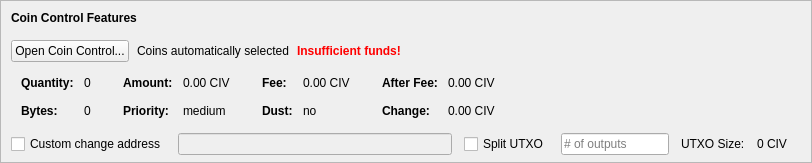
    <widget class="QFrame" name="frameCoinControl">
     <property name="sizePolicy">
      <sizepolicy hsizetype="Expanding" vsizetype="Expanding">
       <horstretch>0</horstretch>
       <verstretch>0</verstretch>
      </sizepolicy>
     </property>
     <property name="maximumSize">
      <size>
       <width>16777215</width>
       <height>16777215</height>
      </size>
     </property>
     <property name="frameShape">
      <enum>QFrame::StyledPanel</enum>
     </property>
     <property name="frameShadow">
      <enum>QFrame::Sunken</enum>
     </property>
     <layout class="QVBoxLayout" name="verticalLayoutCoinControl2">
      <property name="spacing">
       <number>0</number>
      </property>
      <property name="leftMargin">
       <number>0</number>
      </property>
      <property name="topMargin">
       <number>0</number>
      </property>
      <property name="rightMargin">
       <number>0</number>
      </property>
      <property name="bottomMargin">
       <number>6</number>
      </property>
      <item>
       <layout class="QVBoxLayout" name="verticalLayoutCoinControl" stretch="0,0,0,0,1">
        <property name="spacing">
         <number>0</number>
        </property>
        <property name="leftMargin">
         <number>10</number>
        </property>
        <property name="topMargin">
         <number>10</number>
        </property>
        <item>
         <layout class="QHBoxLayout" name="horizontalLayoutCoinControl1">
          <property name="bottomMargin">
           <number>15</number>
          </property>
          <item>
           <widget class="QLabel" name="labelCoinControlFeatures">
            <property name="sizePolicy">
             <sizepolicy hsizetype="Preferred" vsizetype="Maximum">
              <horstretch>0</horstretch>
              <verstretch>0</verstretch>
             </sizepolicy>
            </property>
            <property name="font">
             <font>
              <weight>75</weight>
              <bold>true</bold>
             </font>
            </property>
            <property name="styleSheet">
             <string notr="true">font-weight:bold;</string>
            </property>
            <property name="text">
             <string>Coin Control Features</string>
            </property>
           </widget>
          </item>
         </layout>
        </item>
        <item>
         <layout class="QHBoxLayout" name="horizontalLayoutCoinControl2" stretch="0,0,0,0">
          <property name="spacing">
           <number>8</number>
          </property>
          <property name="bottomMargin">
           <number>10</number>
          </property>
          <item>
           <widget class="QPushButton" name="pushButtonCoinControl">
            <property name="styleSheet">
             <string notr="true"/>
            </property>
            <property name="text">
             <string>Open Coin Control...</string>
            </property>
            <property name="autoDefault">
             <bool>false</bool>
            </property>
           </widget>
          </item>
          <item>
           <widget class="QLabel" name="labelCoinControlAutomaticallySelected">
            <property name="text">
             <string>Coins automatically selected</string>
            </property>
            <property name="margin">
             <number>5</number>
            </property>
           </widget>
          </item>
          <item>
           <widget class="QLabel" name="labelCoinControlInsuffFunds">
            <property name="font">
             <font>
              <weight>75</weight>
              <bold>true</bold>
             </font>
            </property>
            <property name="styleSheet">
             <string notr="true">color:red;font-weight:bold;</string>
            </property>
            <property name="text">
             <string>Insufficient funds!</string>
            </property>
            <property name="margin">
             <number>5</number>
            </property>
           </widget>
          </item>
          <item>
           <spacer name="horizontalSpacerCoinControl">
            <property name="orientation">
             <enum>Qt::Horizontal</enum>
            </property>
            <property name="sizeHint" stdset="0">
             <size>
              <width>40</width>
              <height>1</height>
             </size>
            </property>
           </spacer>
          </item>
         </layout>
        </item>
        <item>
         <widget class="QWidget" name="widgetCoinControl" native="true">
          <property name="sizePolicy">
           <sizepolicy hsizetype="Preferred" vsizetype="Preferred">
            <horstretch>0</horstretch>
            <verstretch>0</verstretch>
           </sizepolicy>
          </property>
          <property name="minimumSize">
           <size>
            <width>0</width>
            <height>0</height>
           </size>
          </property>
          <property name="styleSheet">
           <string notr="true"/>
          </property>
          <layout class="QHBoxLayout" name="horizontalLayoutCoinControl5">
           <property name="leftMargin">
            <number>0</number>
           </property>
           <property name="topMargin">
            <number>0</number>
           </property>
           <property name="rightMargin">
            <number>0</number>
           </property>
           <property name="bottomMargin">
            <number>0</number>
           </property>
           <item>
            <layout class="QHBoxLayout" name="horizontalLayoutCoinControl3" stretch="0,0,0,1">
             <property name="spacing">
              <number>20</number>
             </property>
             <property name="topMargin">
              <number>0</number>
             </property>
             <property name="bottomMargin">
              <number>10</number>
             </property>
             <item>
              <layout class="QFormLayout" name="formLayoutCoinControl1">
               <property name="horizontalSpacing">
                <number>10</number>
               </property>
               <property name="verticalSpacing">
                <number>14</number>
               </property>
               <property name="leftMargin">
                <number>10</number>
               </property>
               <property name="topMargin">
                <number>4</number>
               </property>
               <property name="rightMargin">
                <number>6</number>
               </property>
               <item row="0" column="0">
                <widget class="QLabel" name="labelCoinControlQuantityText">
                 <property name="font">
                  <font>
                   <weight>75</weight>
                   <bold>true</bold>
                  </font>
                 </property>
                 <property name="text">
                  <string>Quantity:</string>
                 </property>
                 <property name="margin">
                  <number>0</number>
                 </property>
                </widget>
               </item>
               <item row="0" column="1">
                <widget class="QLabel" name="labelCoinControlQuantity">
                 <property name="cursor">
                  <cursorShape>IBeamCursor</cursorShape>
                 </property>
                 <property name="contextMenuPolicy">
                  <enum>Qt::ActionsContextMenu</enum>
                 </property>
                 <property name="text">
                  <string notr="true">0</string>
                 </property>
                 <property name="margin">
                  <number>0</number>
                 </property>
                 <property name="textInteractionFlags">
                  <set>Qt::LinksAccessibleByMouse|Qt::TextSelectableByKeyboard|Qt::TextSelectableByMouse</set>
                 </property>
                </widget>
               </item>
               <item row="1" column="0">
                <widget class="QLabel" name="labelCoinControlBytesText">
                 <property name="font">
                  <font>
                   <weight>75</weight>
                   <bold>true</bold>
                  </font>
                 </property>
                 <property name="text">
                  <string>Bytes:</string>
                 </property>
                </widget>
               </item>
               <item row="1" column="1">
                <widget class="QLabel" name="labelCoinControlBytes">
                 <property name="cursor">
                  <cursorShape>IBeamCursor</cursorShape>
                 </property>
                 <property name="contextMenuPolicy">
                  <enum>Qt::ActionsContextMenu</enum>
                 </property>
                 <property name="text">
                  <string notr="true">0</string>
                 </property>
                 <property name="textInteractionFlags">
                  <set>Qt::LinksAccessibleByMouse|Qt::TextSelectableByKeyboard|Qt::TextSelectableByMouse</set>
                 </property>
                </widget>
               </item>
              </layout>
             </item>
             <item>
              <layout class="QFormLayout" name="formLayoutCoinControl2">
               <property name="horizontalSpacing">
                <number>10</number>
               </property>
               <property name="verticalSpacing">
                <number>14</number>
               </property>
               <property name="leftMargin">
                <number>6</number>
               </property>
               <property name="topMargin">
                <number>4</number>
               </property>
               <property name="rightMargin">
                <number>6</number>
               </property>
               <item row="0" column="0">
                <widget class="QLabel" name="labelCoinControlAmountText">
                 <property name="font">
                  <font>
                   <weight>75</weight>
                   <bold>true</bold>
                  </font>
                 </property>
                 <property name="text">
                  <string>Amount:</string>
                 </property>
                 <property name="margin">
                  <number>0</number>
                 </property>
                </widget>
               </item>
               <item row="0" column="1">
                <widget class="QLabel" name="labelCoinControlAmount">
                 <property name="cursor">
                  <cursorShape>IBeamCursor</cursorShape>
                 </property>
                 <property name="contextMenuPolicy">
                  <enum>Qt::ActionsContextMenu</enum>
                 </property>
                 <property name="text">
                  <string notr="true">0.00 CIV</string>
                 </property>
                 <property name="textInteractionFlags">
                  <set>Qt::LinksAccessibleByMouse|Qt::TextSelectableByKeyboard|Qt::TextSelectableByMouse</set>
                 </property>
                </widget>
               </item>
               <item row="1" column="0">
                <widget class="QLabel" name="labelCoinControlPriorityText">
                 <property name="font">
                  <font>
                   <weight>75</weight>
                   <bold>true</bold>
                  </font>
                 </property>
                 <property name="text">
                  <string>Priority:</string>
                 </property>
                </widget>
               </item>
               <item row="1" column="1">
                <widget class="QLabel" name="labelCoinControlPriority">
                 <property name="cursor">
                  <cursorShape>IBeamCursor</cursorShape>
                 </property>
                 <property name="contextMenuPolicy">
                  <enum>Qt::ActionsContextMenu</enum>
                 </property>
                 <property name="text">
                  <string>medium</string>
                 </property>
                 <property name="textInteractionFlags">
                  <set>Qt::LinksAccessibleByMouse|Qt::TextSelectableByKeyboard|Qt::TextSelectableByMouse</set>
                 </property>
                </widget>
               </item>
              </layout>
             </item>
             <item>
              <layout class="QFormLayout" name="formLayoutCoinControl3">
               <property name="horizontalSpacing">
                <number>10</number>
               </property>
               <property name="verticalSpacing">
                <number>14</number>
               </property>
               <property name="leftMargin">
                <number>6</number>
               </property>
               <property name="topMargin">
                <number>4</number>
               </property>
               <property name="rightMargin">
                <number>6</number>
               </property>
               <item row="0" column="0">
                <widget class="QLabel" name="labelCoinControlFeeText">
                 <property name="font">
                  <font>
                   <weight>75</weight>
                   <bold>true</bold>
                  </font>
                 </property>
                 <property name="text">
                  <string>Fee:</string>
                 </property>
                 <property name="margin">
                  <number>0</number>
                 </property>
                </widget>
               </item>
               <item row="0" column="1">
                <widget class="QLabel" name="labelCoinControlFee">
                 <property name="cursor">
                  <cursorShape>IBeamCursor</cursorShape>
                 </property>
                 <property name="contextMenuPolicy">
                  <enum>Qt::ActionsContextMenu</enum>
                 </property>
                 <property name="text">
                  <string notr="true">0.00 CIV</string>
                 </property>
                 <property name="textInteractionFlags">
                  <set>Qt::LinksAccessibleByMouse|Qt::TextSelectableByKeyboard|Qt::TextSelectableByMouse</set>
                 </property>
                </widget>
               </item>
               <item row="1" column="0">
                <widget class="QLabel" name="labelCoinControlLowOutputText">
                 <property name="font">
                  <font>
                   <weight>75</weight>
                   <bold>true</bold>
                  </font>
                 </property>
                 <property name="text">
                  <string>Dust:</string>
                 </property>
                </widget>
               </item>
               <item row="1" column="1">
                <widget class="QLabel" name="labelCoinControlLowOutput">
                 <property name="cursor">
                  <cursorShape>IBeamCursor</cursorShape>
                 </property>
                 <property name="contextMenuPolicy">
                  <enum>Qt::ActionsContextMenu</enum>
                 </property>
                 <property name="text">
                  <string>no</string>
                 </property>
                 <property name="textInteractionFlags">
                  <set>Qt::LinksAccessibleByMouse|Qt::TextSelectableByKeyboard|Qt::TextSelectableByMouse</set>
                 </property>
                </widget>
               </item>
              </layout>
             </item>
             <item>
              <layout class="QFormLayout" name="formLayoutCoinControl4">
               <property name="horizontalSpacing">
                <number>10</number>
               </property>
               <property name="verticalSpacing">
                <number>14</number>
               </property>
               <property name="leftMargin">
                <number>6</number>
               </property>
               <property name="topMargin">
                <number>4</number>
               </property>
               <property name="rightMargin">
                <number>6</number>
               </property>
               <item row="0" column="0">
                <widget class="QLabel" name="labelCoinControlAfterFeeText">
                 <property name="font">
                  <font>
                   <weight>75</weight>
                   <bold>true</bold>
                  </font>
                 </property>
                 <property name="text">
                  <string>After Fee:</string>
                 </property>
                 <property name="margin">
                  <number>0</number>
                 </property>
                </widget>
               </item>
               <item row="0" column="1">
                <widget class="QLabel" name="labelCoinControlAfterFee">
                 <property name="cursor">
                  <cursorShape>IBeamCursor</cursorShape>
                 </property>
                 <property name="contextMenuPolicy">
                  <enum>Qt::ActionsContextMenu</enum>
                 </property>
                 <property name="text">
                  <string notr="true">0.00 CIV</string>
                 </property>
                 <property name="textInteractionFlags">
                  <set>Qt::LinksAccessibleByMouse|Qt::TextSelectableByKeyboard|Qt::TextSelectableByMouse</set>
                 </property>
                </widget>
               </item>
               <item row="1" column="0">
                <widget class="QLabel" name="labelCoinControlChangeText">
                 <property name="font">
                  <font>
                   <weight>75</weight>
                   <bold>true</bold>
                  </font>
                 </property>
                 <property name="text">
                  <string>Change:</string>
                 </property>
                </widget>
               </item>
               <item row="1" column="1">
                <widget class="QLabel" name="labelCoinControlChange">
                 <property name="cursor">
                  <cursorShape>IBeamCursor</cursorShape>
                 </property>
                 <property name="contextMenuPolicy">
                  <enum>Qt::ActionsContextMenu</enum>
                 </property>
                 <property name="text">
                  <string notr="true">0.00 CIV</string>
                 </property>
                 <property name="textInteractionFlags">
                  <set>Qt::LinksAccessibleByMouse|Qt::TextSelectableByKeyboard|Qt::TextSelectableByMouse</set>
                 </property>
                </widget>
               </item>
              </layout>
             </item>
            </layout>
           </item>
          </layout>
         </widget>
        </item>
        <item>
         <layout class="QHBoxLayout" name="horizontalLayoutCoinControl4" stretch="0,0,0,0,0,0,0">
          <property name="spacing">
           <number>12</number>
          </property>
          <property name="sizeConstraint">
           <enum>QLayout::SetDefaultConstraint</enum>
          </property>
          <property name="topMargin">
           <number>5</number>
          </property>
          <property name="rightMargin">
           <number>5</number>
          </property>
          <item>
           <widget class="QCheckBox" name="checkBoxCoinControlChange">
            <property name="toolTip">
             <string>If this is activated, but the change address is empty or invalid, change will be sent to a newly generated address.</string>
            </property>
            <property name="text">
             <string>Custom change address</string>
            </property>
           </widget>
          </item>
          <item>
           <widget class="QValidatedLineEdit" name="lineEditCoinControlChange">
            <property name="enabled">
             <bool>false</bool>
            </property>
            <property name="sizePolicy">
             <sizepolicy hsizetype="Expanding" vsizetype="Fixed">
              <horstretch>0</horstretch>
              <verstretch>0</verstretch>
             </sizepolicy>
            </property>
           </widget>
          </item>
          <item>
           <widget class="QCheckBox" name="splitBlockCheckBox">
            <property name="text">
             <string>Split UTXO</string>
            </property>
           </widget>
          </item>
          <item>
           <widget class="QLineEdit" name="splitBlockLineEdit">
            <property name="sizePolicy">
             <sizepolicy hsizetype="Fixed" vsizetype="Fixed">
              <horstretch>50</horstretch>
              <verstretch>0</verstretch>
             </sizepolicy>
            </property>
            <property name="placeholderText">
             <string># of outputs</string>
            </property>
           </widget>
          </item>
          <item>
           <widget class="QLabel" name="labelBlockSizeText">
            <property name="text">
             <string>UTXO Size:</string>
            </property>
           </widget>
          </item>
          <item>
           <widget class="QLabel" name="labelBlockSize">
            <property name="text">
             <string>0 CIV</string>
            </property>
           </widget>
          </item>
          <item>
           <widget class="QLabel" name="labelCoinControlChangeLabel">
            <property name="sizePolicy">
             <sizepolicy hsizetype="Preferred" vsizetype="Expanding">
              <horstretch>0</horstretch>
              <verstretch>0</verstretch>
             </sizepolicy>
            </property>
            <property name="minimumSize">
             <size>
              <width>0</width>
              <height>0</height>
             </size>
            </property>
            <property name="text">
             <string/>
            </property>
            <property name="margin">
             <number>3</number>
            </property>
           </widget>
          </item>
         </layout>
        </item>
        <item>
         <spacer name="verticalSpacerCoinControl">
          <property name="orientation">
           <enum>Qt::Vertical</enum>
          </property>
          <property name="sizeHint" stdset="0">
           <size>
            <width>800</width>
            <height>1</height>
           </size>
          </property>
         </spacer>
        </item>
       </layout>
      </item>
     </layout>
    </widget>
